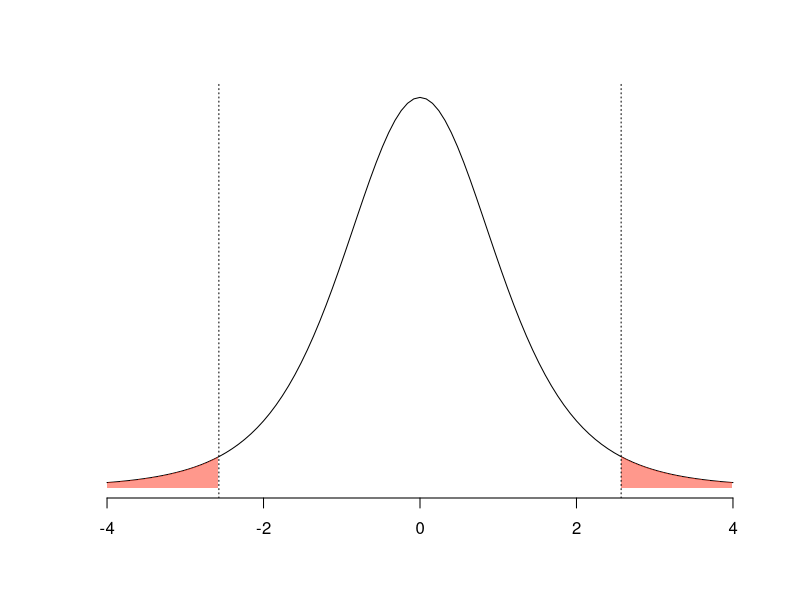

The R source for this figure:
png(filename = "fieldHole.png",
    width = 200,
    height = 200, 
    units = "px")

curve(dt(x, 5), -4, 4, bty = "l", axes = FALSE,
      ylab = "", xlab = "")
axis(side = 1)

x1 = seq(-4, qt(0.025, 5), 0.01)
y1 = dt(x1, 5)

x2 = seq(qt(0.975, 5), 4, 0.01)
y2 = dt(x2, 5)

polygon(c(x1, x1[length(x1)], x1[1]),
        c(y1, 0, 0), col = rgb(1, 0.2, 0.1, 0.5),
        border = NA)

polygon(c(x2, x2[length(x1)], x2[1]),
        c(y2, 0, 0), col = rgb(1, 0.2, 0.1, 0.5),
        border = NA)
abline(v = qt(c(0.025, 0.975), 5), lty = 3)

dev.off()
